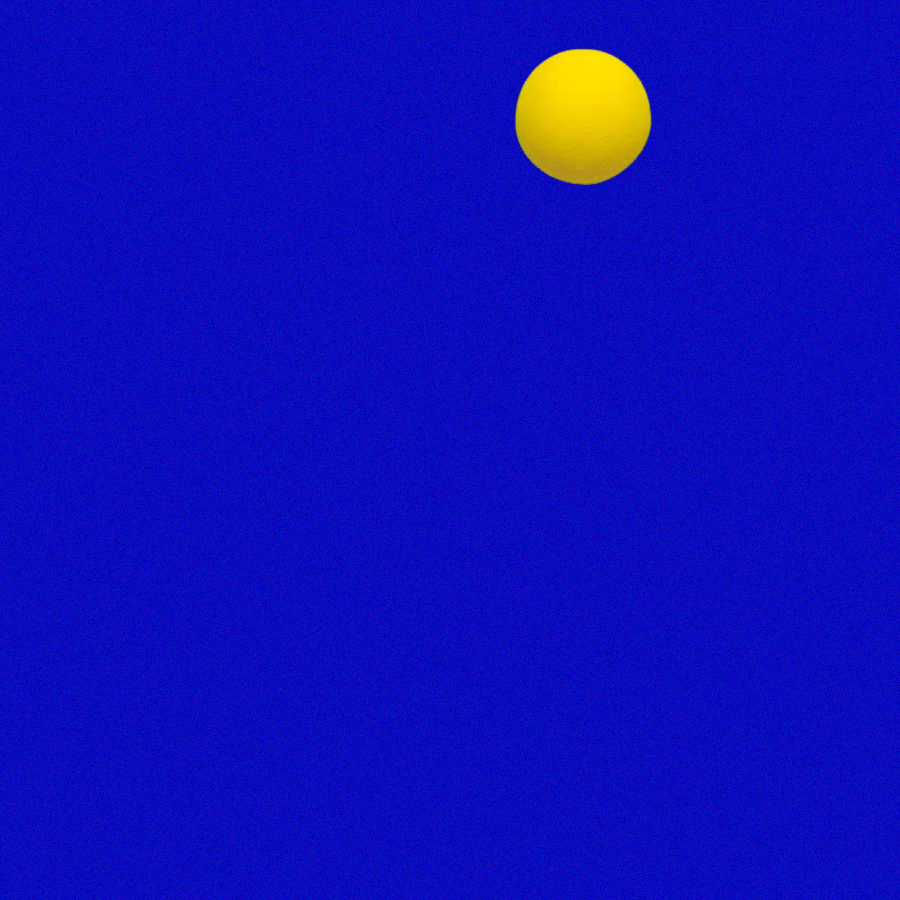
#> input picture image/generate/_584_116_61_.png, 900 x 900 px
$ jupyter execute classification.ipynb
#> lines starting #> are read from the running program, lines starting #| are printed output that depends on the picture; after the words box and inside, x2 and y2 are one past the last pixel; in counts of white or black regions, pixels touching at a corner belong together
## 必要なモジュールをインポート

[cell 1]
import cv2
import os
from matplotlib import pyplot as plt
from PIL import Image

import math

## 必要な関数を作成

[cell 2]
def fx(x1, x2, x, img): # 座標(x1, 0),(x2, img.shape[0])の2点を通る直線の式における、xがx(引数)の時のyを返す
    y = img.shape[0] // (x2 - x1) * (x - x1)
    return y

def directionClassify(x1, x2, x, y, img_path): # 方向分類
    img = cv2.imread(img_path)
    img = cv2.resize(img,(300,300))

    img_width = 300


    x1 = x1 * img.shape[1] // img_width
    x2 = x2 * img.shape[1] // img_width

    mid_x = img.shape[1] // 2
    new_x1 = 2 * mid_x - x1
    new_x2 = 2 * mid_x - x2

    if x1 < x2:
        if (x == x1 and y == 0) or (x == new_x1 and y == 0) or (x >= x2 and x <= new_x2):
            direction = 'middle'
        elif x > x1 and x < x2 and y <= fx(x1, x2, x, img):
            direction = 'middle'
        elif x > new_x2 and x < new_x1 and y <= fx(new_x1, new_x2, x, img):
            direction = 'middle'
        elif x >= 0 and x <= x1:
            direction = 'left'
        elif x > x1 and x < x2 and y > fx(x1, x2, x, img):
            direction = 'left'
        elif x >= new_x1 and x <= img.shape[1]:
            direction = 'right'
        elif x > new_x2 and x < new_x1 and y > fx(new_x1, new_x2, x, img):
            direction = 'right'
    elif x1 > x2:
        if (x == x2 and y == img.shape[0]) or (x == new_x2 and y == img.shape[0]) or (x >= x1 and x <= new_x1):
            direction = 'middle'
        elif x > x2 and x < x1 and y >= fx(x1, x2, x, img):
            direction = 'middle'
        elif x > new_x1 and x < new_x2 and y >= fx(new_x1, new_x2, x, img):
            direction = 'middle'
        elif x >= 0 and x <= x2:
            direction = 'left'
        elif x > x2 and x < x1 and y < fx(x1, x2, x, img):
            direction = 'left'
        elif x >= new_x2 and x <= img.shape[1]:
            direction = 'right'
        elif x > new_x1 and x < new_x2 and y < fx(new_x1, new_x2, x, img):
            direction = 'right'
    elif x1 == x2:
        if x >= 0 and x < x1:
            direction = 'left'
        elif x > new_x1 and x <= img.shape[1]:
            direction = 'right'
        else:
            direction = 'middle'

    return direction

def distanceClassify(rad_start, rad_end, rad, img_path): # 距離分類
    img = cv2.imread(img_path)
    img = cv2.resize(img,(300,300))
    img_width = 300


    #start = img.shape[1] // rad_start // 2 # justの下限
    #end = img.shape[1] // rad_end // 2 # justの上限

    start = rad_start * img.shape[1] // img_width
    end = rad_end * img.shape[1] // img_width

    if rad > 0 and rad < start:
        distance = 'far'
    elif rad > end:
        distance = 'near'
    else:
        distance = 'just'

    return distance

def allClassify(x1, x2, x, y, rad_start, rad_end, rad, img_path): # 全体の分類

    """ 修正　"""

    img = cv2.imread(img_path)
    #original_img = img
    output_folder = ''

    direction = directionClassify(x1, x2, x, y, img_path)
    distance = distanceClassify(rad_start, rad_end, rad, img_path)


    global file_name
    output_folder = 'image/'+direction+'_'+distance+'/' + file_name
    original_img = Image.open(img_path)
    original_img.save(output_folder)

    print(output_folder)
    boundaryTest(x1, x2, x, y, rad_start, rad_end, rad, img_path)

def boundaryTest(x1, x2, x, y, rad_start, rad_end, rad, img_path): # しきい値の確認
    img = cv2.imread(img_path)
    img = cv2.resize(img,(300,300))
    img_width = 300


    x1 = x1 * img.shape[1] // img_width
    x2 = x2 * img.shape[1] // img_width
    mid_x = img.shape[1] // 2
    new_x1 = 2 * mid_x - x1
    new_x2 = 2 * mid_x - x2

    #start = img.shape[1] // rad_start // 2
    #end = img.shape[1] // rad_end // 2

    start = rad_start * img.shape[1] // img_width
    end = rad_end * img.shape[1] // img_width

    red_color = (0, 0, 255)
    green_color = (0, 255, 0)
    blue_color = (255, 0, 0)
    yellow_color = (0, 255, 255)
    thickness = 2
    circle_thickness = -1

    cv2.circle(img, (x, y), rad, yellow_color, thickness)
    cv2.line(img, (x1, 0), (x2, img.shape[0]), blue_color, thickness)
    cv2.line(img, (new_x1, 0), (new_x2, img.shape[0]), blue_color, thickness)
    cv2.circle(img, (x, y), start, green_color, thickness)
    cv2.circle(img, (x, y), end, green_color, thickness)
    cv2.circle(img, (x, y), 2, red_color, circle_thickness)

    img = cv2.cvtColor(img, cv2.COLOR_BGR2RGB)

    plt.imshow(img)
    plt.show()


""" 追加　"""

def getrate(img_path):
    ###Resizeする倍率を取得 座標や半径の調整に利用###
#> called with img_path = 'image/generate/_584_116_61_.png'
    img = cv2.imread(img_path)
#> img is the input picture: shape (900, 900, 3); mean B, G, R 186.1, 14.2, 14.7

    return img.shape[0] / 300,img.shape[1] / 300


def get_x(path):
    """Gets the y value from the image filename"""
    return (float(int(path.split("_")[1])) )

def get_y(path):
    """Gets the y value from the image filename"""
    return (float(int(path.split("_")[2])) )

def get_r(path):
    """Gets the y value from the image filename"""
    return (float(int(path.split("_")[3])) )

## 必要な変数を設定

[cell 3]
# 大体固定の変数
x1 = 80 # x1 <= 150
x2 = 50 # x2 <= 150
rad_start = 20
rad_end = 30

#画像ごとに変化する変数
x = 60
y = 200
rad = 25

[cell 4]
""" 追加　"""
#pathとfilenameを別で指定
file_name = '_584_116_61_.png'
dir_path = 'image/generate/'
img_path = dir_path+file_name

[cell 5]
""" 追加　"""
kx,ky = getrate(img_path)
#> kx = 3; ky = 3
x= int(get_x(file_name) / kx)
#> x = 194
y = int(get_y(file_name) / ky)
#> y = 38
rad = int(get_r(file_name) / kx)
#> rad = 20

## 分類した画像を入れるためのフォルダ作成(9クラス)

[cell 6]
""" 修正　"""

classes = ['left_near', 'left_just', 'left_far',
            'middle_near', 'middle_just', 'middle_far',
            'right_near', 'right_just', 'right_far']

for s in classes:
    os.makedirs('image/'+s,exist_ok=True)

## 実際に分類をしてみよう

[cell 7]
allClassify(x1, x2, x, y, rad_start, rad_end, rad, img_path)
#| image/middle_just/_584_116_61_.png
#> in boundaryTest, `cv2.circle(img, (x, y), end, green_color, thickness)`:
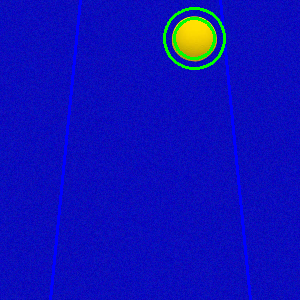
#> img: shape (300, 300, 3); mean B, G, R 186.2, 15.8, 13.5
#> in boundaryTest, `cv2.circle(img, (x, y), 2, red_color, circle_thickness)`: img: shape (300, 300, 3); 0.01% of pixels changed, all inside (x1, y1, x2, y2) = (192, 36, 197, 41)
